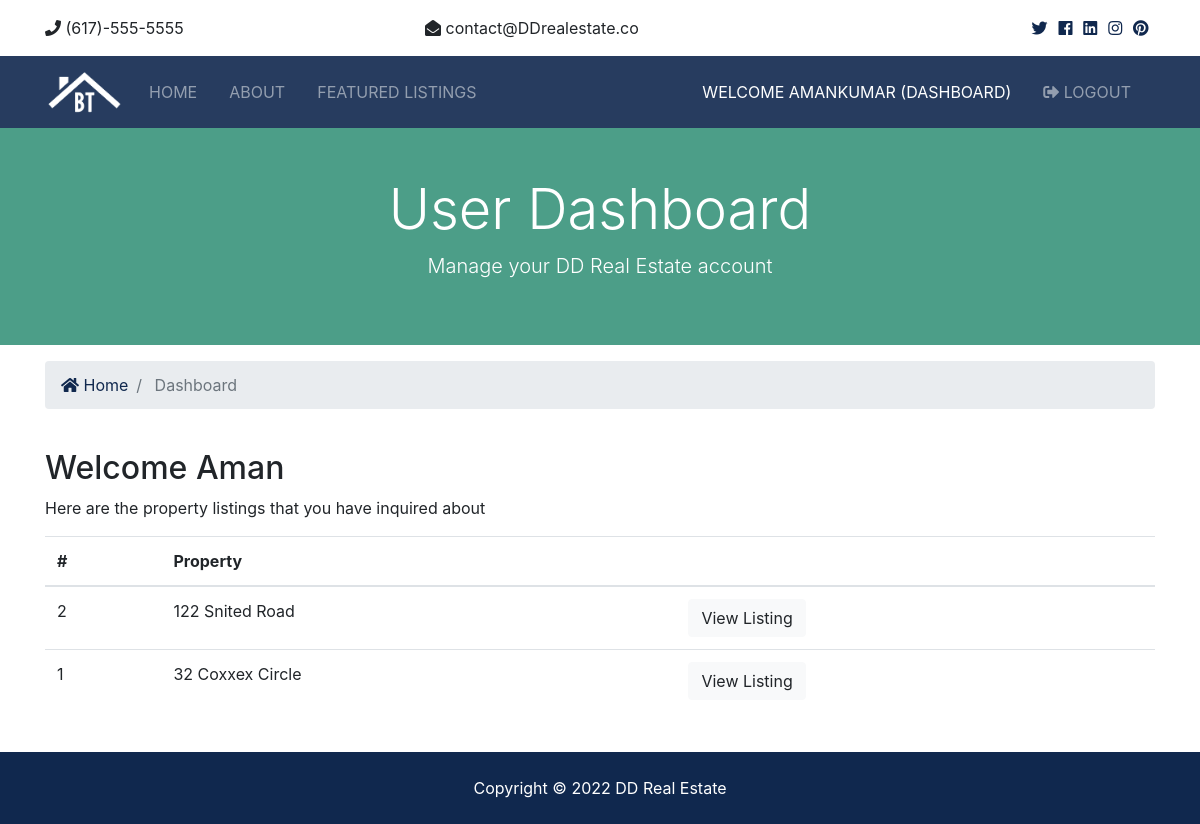
The page /accounts/dash/ (signed in) on the database its author committed.
### contacts/models.py (models this page shows, shortened)
class Contact(models.Model):
    listing = models.CharField(max_length=200)
    listing_id = models.IntegerField()
    name = models.CharField(max_length=100)
    email = models.CharField(max_length=30)
    phone = models.CharField(max_length=15)
    message = models.TextField(blank=True)
    contact_date = models.DateTimeField(default=datetime.now,blank=True)
    user_id = models.IntegerField(blank=True)

### accounts/views.py (the view)
def Dashboard(request):
    user_contacts = Contact.objects.order_by('-contact_date').filter(user_id=request.user.id)
    context={
        'contact':user_contacts
    }
    return render(request, 'accounts/dashboard.html',context)

### templates/accounts/dashboard.html (shortened to what this page needs)
{% extends 'base.html' %}
{% block content %}
<section id="showcase-inner" class="py-5 text-white">
  <div class="container">
    <div class="row text-center">
      <div class="col-md-12">
        <h1 class="display-4">User Dashboard</h1>
        <p class="lead">Manage your DD Real Estate account</p>
      </div>
    </div>
  </div>
</section>
<section id="bc" class="mt-3">
  <div class="container">
    <nav aria-label="breadcrumb">
      <ol class="breadcrumb">
        <li class="breadcrumb-item">
          <a href="{% url 'about' %}">
            <i class="fas fa-home"></i> Home</a>
        </li>
        <li class="breadcrumb-item active"> Dashboard</li>
      </ol>
    </nav>
  </div>
</section>
<section id="dashboard" class="py-4">
  <div class="container">
    <div class="row">
      <div class="col-md-12">
        <h2>Welcome {{ user.first_name }}</h2>
          <p>Here are the property listings that you have inquired about</p>
            <table class="table">
            {% if contact %}
              <thead>
                <tr>
                  <th scope="col">#</th>
                  <th scope="col">Property</th>
                  <th></th>
                </tr>
              </thead>
                <tbody>
                  {% for n in contact %}
                    <tr>
                      <td>{{n.id}}</td>
                      <td>{{ n.listing }}</td>
                      <td>
                        <a class="btn btn-light" href="{% url 'listing' n.listing_id %}">View Listing</a>
                      </td>
                    </tr>
                  {% endfor %}
                  {% else %}
                    <h5> You are not made inquiry.<br>
                    <p>Wants to see homes? <a href="{% url 'listings' %}">Click here </a></p>
                    </h5>
                </tbody>
              {% endif %}
            </table>
      </div>
    </div>
  </div>
</section>
{% endblock %}

### templates/partials/_navbar.html (shortened to what this page needs)
{% load static %}
<nav class="navbar navbar-expand-lg navbar-dark bg-primary sticky-top">
  <div class="container">
    <a class="navbar-brand" href="{% url 'about' %}">
      <img src="{% static 'img/logo.png' %}" class="logo" alt="">
    </a>
    <div class="collapse navbar-collapse" id="navbarNavAltMarkup">
      <ul class="navbar-nav">
        <li
          {% if '/' == request.path %}
            class="nav-item active mr-3"
          {% else %}
            class="nav-item mr-3"
          {% endif %}
          >
          <a class="nav-link" href="{% url 'about' %}">Home</a>
        </li>
        <li
          {% if 'index' in request.path %}
            class="nav-item active mr-3"
          {% else %}
            class="nav-item mr-3"
          {% endif %}
          >
          <a class="nav-link" href="{% url 'index' %}">About</a>
        </li>
        <li
          {% if 'listing' in request.path %}
            class="nav-item active mr-3"
          {% else %}
            class="nav-item mr-3"
          {% endif %}
          >
          <a class="nav-link" href="{% url 'listings' %}">Featured Listings</a>
        </li>
      </ul>
      <ul class="navbar-nav ml-auto">
        {% if user.is_authenticated %}
          <li {% if 'dash' in request.path %}
              class="nav-item active mr-3"
            {% else %}
              class="nav-item mr-3"
            {% endif %}>
            <a class="nav-link" href="{% url 'dashboard' %}">
              Welcome {{ user.username }} (Dashboard)</a>
          </li>
          <li class="nav-item mr-3">
            <a class="nav-link" href="javascript:{document.getElementById('logout').submit()}">
              <i class="fas fa-sign-out-alt"></i> Logout</a>
        {% endif %}
      </ul>
    </div>
  </div>
</nav>

### RSTATE/static/css/all.css (style rules this page uses)
.fa, .fas, .far, .fal, .fab { -moz-osx-font-smoothing: grayscale; -webkit-font-smoothing: antialiased; display: inline-block; font-style: normal; font-variant: normal; text-rendering: auto; line-height: 1; }
.fa-home:before { content: "\f015"; }
.fa-sign-out-alt:before { content: "\f2f5"; }
.fa, .fas { font-family: 'Font Awesome 5 Free'; font-weight: 900; }

### RSTATE/static/css/style.css (style rules this page uses)
img { width: 100%; }
.logo { width: 80px; }
.navbar { opacity: 0.9; text-transform: uppercase; }
#showcase-inner { background: url(../img/building.jpg) no-repeat top center fixed/cover; position: relative; overflow: hidden; min-height: 200px; }
#showcase-inner::before { content: ''; position: absolute; top: 0; left: 0; min-height: 100%; width: 100%; background: rgba(32, 134, 107, 0.8); }

### rows shown on the page
Contact: id "2", listing "122 Snited Road"
Contact: id "1", listing "32 Coxxex Circle"

### other values the page prints
{{ user.username }} "AMANKUMAR"
{{ user.first_name }} "Aman"
